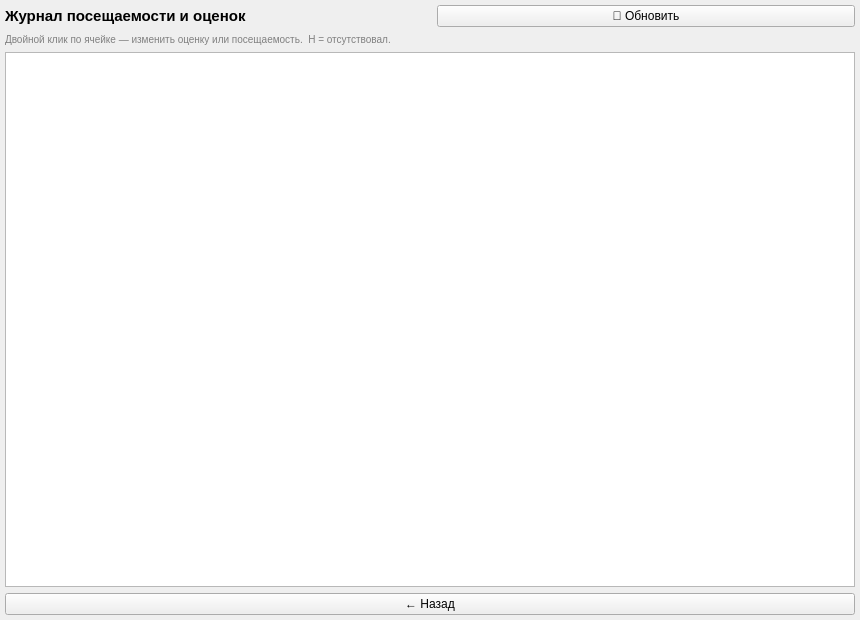
<?xml version="1.0" encoding="UTF-8"?>
<ui version="4.0">
 <class>TeacherJournalPage</class>
 <widget class="QMainWindow" name="TeacherJournalPage">
  <property name="geometry"><rect><x>0</x><y>0</y><width>860</width><height>620</height></rect></property>
  <property name="windowTitle"><string>Журнал группы</string></property>
  <widget class="QWidget" name="centralwidget">
   <widget class="QWidget" name="lw">
    <property name="geometry"><rect><x>5</x><y>5</y><width>850</width><height>610</height></rect></property>
    <layout class="QVBoxLayout">
     <item><layout class="QHBoxLayout">
      <item><widget class="QLabel" name="titleLabel">
       <property name="text"><string>Журнал посещаемости и оценок</string></property>
       <property name="font"><font><pointsize>11</pointsize><bold>true</bold></font></property>
      </widget></item>
      <item><spacer><property name="orientation"><enum>Qt::Horizontal</enum></property></spacer></item>
      <item><widget class="QPushButton" name="refreshButton">
       <property name="text"><string>🔄 Обновить</string></property>
       <property name="maximumWidth"><number>110</number></property>
      </widget></item>
     </layout></item>
     <item><widget class="QLabel" name="hintLabel">
      <property name="text"><string>Двойной клик по ячейке — изменить оценку или посещаемость.  Н = отсутствовал.</string></property>
      <property name="styleSheet"><string>color: gray; font-size: 10px;</string></property>
     </widget></item>
     <item><widget class="QTableWidget" name="journalTable"/></item>
     <item><widget class="QPushButton" name="backButton">
      <property name="text"><string>← Назад</string></property>
     </widget></item>
    </layout>
   </widget>
  </widget>
 </widget>
 <resources/><connections/>
</ui>
